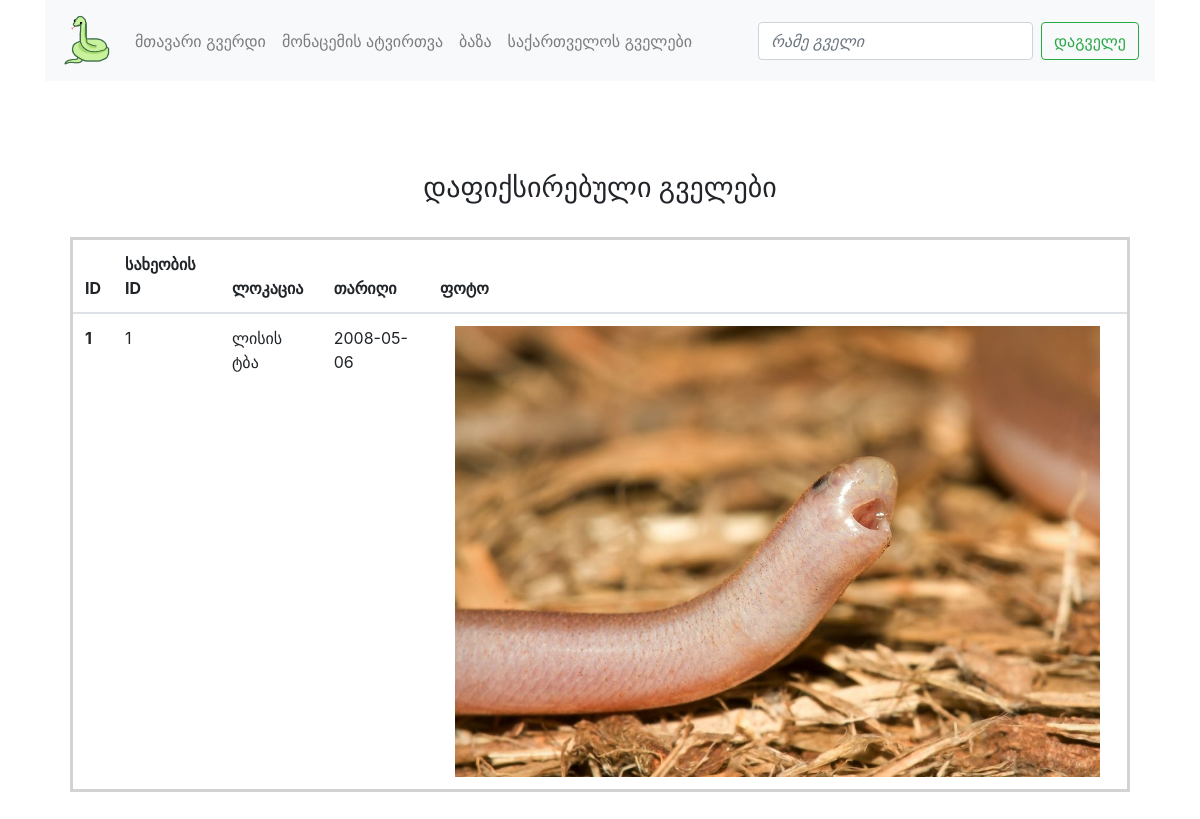
Screenshot of /finds/findslist with the database file from the repository.
### project/models.py (models this page shows, shortened)
class Finds(db.Model):
    __tablename__ = "finds"
    id = db.Column(db.Integer, primary_key=True)
    species_id = db.Column(db.Integer, db.ForeignKey('snakes.id'))
    location = db.Column(db.String)
    date = db.Column(db.DATE)
    pic = db.Column(db.String)

### project/finds/views.py (the view)
@finds_blueprint.route('/findslist')
def finds_list():
    finds = Finds.query.all()
    return render_template('finds_list.html', finds=finds)

### project/finds/templates/finds/finds_list.html
{% extends "base.html" %}
{% block content %}
<div class="container" style="margin-top: 50px;padding: 40px;">
    <h3 align="center">დაფიქსირებული გველები</h3>
    <br>
    <table class="table" style="border: solid lightgray">
        <thead>
          <tr>
            <th scope="col">ID</th>
            <th scope="col">სახეობის ID</th>
            <th scope="col">ლოკაცია</th>
            <th scope="col">თარიღი</th>
            <th scope="col">ფოტო</th>
          </tr>
        </thead>
        <tbody>
            {% for find in finds %}
            <tr>
            <th scope="row">{{ find.id }}</th>
            <td> {{ find.species_id }}</td>
            <td> {{ find.location }}</td>
            <td> {{ find.date }}</td>
            <td><img class="container" src="{{ url_for('static', filename=find.pic) }}"></td>
        </tr>
            {% endfor %}
        </tbody>
      </table>
</div>
{% endblock %}

### rows the page displays
Finds: id "1", species_id "1", location "ლისის ტბა", date "2008-05-06", pic (picture)
